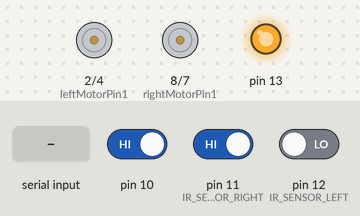
Bench run of a sketch on a simulated Arduino Uno, built with avr-gcc and run on an emulated ATmega328P. Shown: motor-driver pin pairs drawn as motors (green arrow = first pin HIGH = forward, orange = second pin HIGH = backward, longer = more drive, scaled by the enable pin), output pins drawn as LEDs (lit = HIGH). Inputs (shaded band) come from the test bench; at power-on: pin 10 HIGH, pin 11 (IR_SENSOR_RIGHT) HIGH, pin 12 (IR_SENSOR_LEFT) LOW.

Above: at 1.2 s.
1.3 s: "w" received over Serial
At 2.4 s:
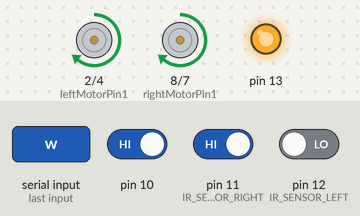
2.8 s: "d" received over Serial
At 3.5 s:
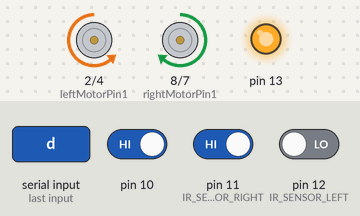
4.3 s: "s" received over Serial
At 4.7 s:
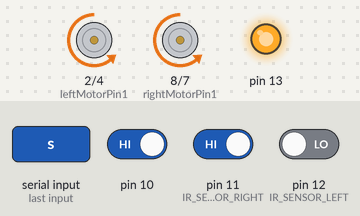
5.8 s: "a" received over Serial
At 7.0 s:
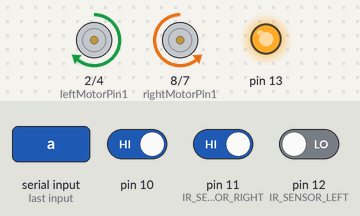
7.3 s: pin 10 driven LOW
At 8.9 s:
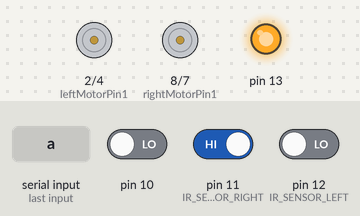
Timing chart, 0 to 10.4 s (numbered marks = the images above; inputs shaded):
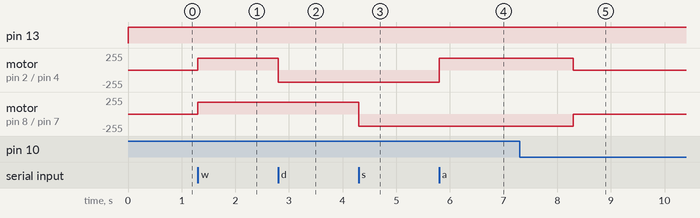

Measured:
- after the input at 1.3 s, motor on pin 2 (leftMotorPin1) / pin 4 (leftMotorPin2), motor on pin 8 (rightMotorPin1) / pin 7 (rightMotorPin2): stopped → forward 180/255 at once
- after the input at 2.8 s, motor on pin 2 (leftMotorPin1) / pin 4 (leftMotorPin2): forward 180/255 → backward 180/255 at once
- after the input at 4.3 s, motor on pin 8 (rightMotorPin1) / pin 7 (rightMotorPin2): forward 180/255 → backward 180/255 at once
- after the input at 5.8 s, motor on pin 2 (leftMotorPin1) / pin 4 (leftMotorPin2): backward 180/255 → forward 180/255 at once
- after the input at 7.3 s, motor on pin 2 (leftMotorPin1) / pin 4 (leftMotorPin2): forward 180/255 → stopped after 1.0 s; motor on pin 8 (rightMotorPin1) / pin 7 (rightMotorPin2): backward 180/255 → stopped after 1.0 s

The sketch:

sketch_jan27a.ino
```cpp
#include <Adafruit_SSD1306.h>
#include <SimpleDHT.h>

#define IR_SENSOR_RIGHT 11
#define IR_SENSOR_LEFT 12
#define MOTOR_SPEED 180

//Right motor
int enableRightMotor=9;
int rightMotorPin1=8;
int rightMotorPin2=7;

//Left motor
int enableLeftMotor=3;
int leftMotorPin1=2;
int leftMotorPin2=4;


 int TrigPin = 11;
 int EchoPin = 12;
 int Time;
 int Distance;
 int RealDistance;
 int Stop;


void setup()
{
  //This sets frequecny as 7812.5 hz.
  TCCR0B = TCCR0B & B11111000 | B00000010 ;

  Serial.begin(9600);

  pinMode(TrigPin, OUTPUT);
  pinMode(EchoPin, INPUT);

  // put your setup code here, to run once:
  pinMode(enableRightMotor, OUTPUT);
  pinMode(rightMotorPin1, OUTPUT);
  pinMode(rightMotorPin2, OUTPUT);

  pinMode(enableLeftMotor, OUTPUT);
  pinMode(leftMotorPin1, OUTPUT);
  pinMode(leftMotorPin2, OUTPUT);

  pinMode(IR_SENSOR_RIGHT, INPUT);
  pinMode(IR_SENSOR_LEFT, INPUT);
  rotateMotor(0,0);

  pinMode(13, OUTPUT);
  pinMode(10, INPUT);
}


void loop()
{

  int rightIRSensorValue = digitalRead(IR_SENSOR_RIGHT);
  int leftIRSensorValue = digitalRead(IR_SENSOR_LEFT);

  digitalWrite(13, HIGH);

  if(digitalRead(10) == LOW){

     digitalWrite(TrigPin, LOW);
  delayMicroseconds(2);
  digitalWrite(TrigPin, HIGH);
  delayMicroseconds(10);
  digitalWrite(TrigPin, LOW);
  Time = pulseIn(EchoPin, HIGH);
  Distance = Time /29 /2;

  if(Distance > 0){
    RealDistance = Distance;
  }
  if(RealDistance < 12){
    Stop = 1;
  }
  else{
    Stop = 0;
  }

    //If none of the sensors detects black line, then go straight
  if (rightIRSensorValue == LOW && leftIRSensorValue == LOW && Stop == 0)
  {
    rotateMotor(MOTOR_SPEED, MOTOR_SPEED);
  }
  //If right sensor detects black line, then turn right
  else if (rightIRSensorValue == HIGH && leftIRSensorValue == LOW && Stop == 0)
  {
      rotateMotor(-MOTOR_SPEED, MOTOR_SPEED);
  }
  //If left sensor detects black line, then turn left
  else if (rightIRSensorValue == LOW && leftIRSensorValue == HIGH && Stop == 0)
  {
      rotateMotor(MOTOR_SPEED, -MOTOR_SPEED);
  }
  //If both the sensors detect black line, then stop
  else
  {
    rotateMotor(0, 0);
  }

  }
  else if(digitalRead(10) == HIGH){
    if(Serial.available() > 0){
    int data = Serial.read();

    switch(data){
      case 119:
      rotateMotor(MOTOR_SPEED,MOTOR_SPEED);
      break;

      case 100:
      rotateMotor(MOTOR_SPEED,-MOTOR_SPEED);
      break;

      case 115:
     rotateMotor(-MOTOR_SPEED,-MOTOR_SPEED);
      break;

      case 97:
      rotateMotor(-MOTOR_SPEED,MOTOR_SPEED);
      break;

     case 120:
      rotateMotor(0,0);
      break;


    }
    }
  }


}


void rotateMotor(int rightMotorSpeed, int leftMotorSpeed)
{

  if (rightMotorSpeed < 0)
  {
    digitalWrite(rightMotorPin1,LOW);
    digitalWrite(rightMotorPin2,HIGH);
  }
  else if (rightMotorSpeed > 0)
  {
    digitalWrite(rightMotorPin1,HIGH);
    digitalWrite(rightMotorPin2,LOW);
  }
  else
  {
    digitalWrite(rightMotorPin1,LOW);
    digitalWrite(rightMotorPin2,LOW);
  }

  if (leftMotorSpeed < 0)
  {
    digitalWrite(leftMotorPin1,LOW);
    digitalWrite(leftMotorPin2,HIGH);
  }
  else if (leftMotorSpeed > 0)
  {
    digitalWrite(leftMotorPin1,HIGH);
    digitalWrite(leftMotorPin2,LOW);
  }
  else
  {
    digitalWrite(leftMotorPin1,LOW);
    digitalWrite(leftMotorPin2,LOW);
  }
  analogWrite(enableRightMotor, abs(rightMotorSpeed));
  analogWrite(enableLeftMotor, abs(leftMotorSpeed));
}
```
